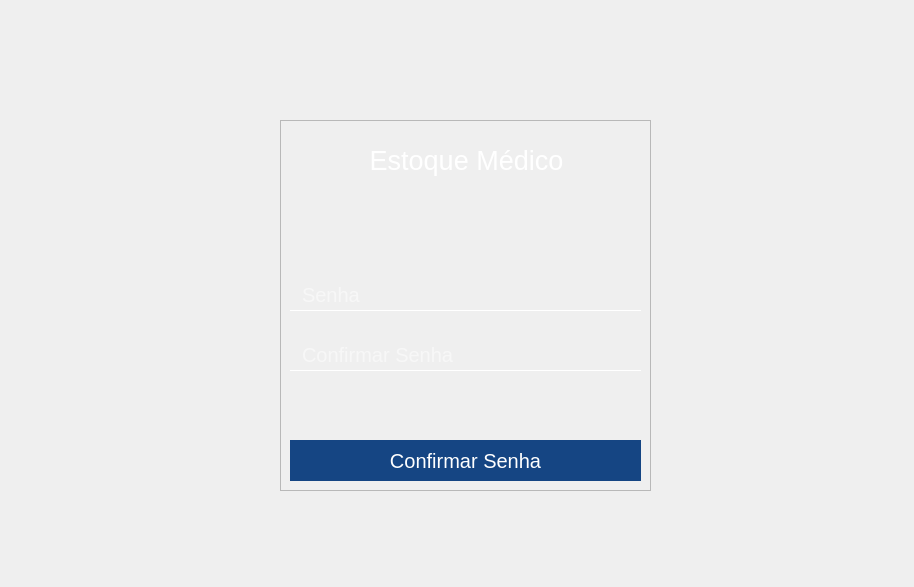
<?xml version="1.0" encoding="UTF-8"?>
<ui version="4.0">
 <class>Confirmar_Senha</class>
 <widget class="QMainWindow" name="Confirmar_Senha">
  <property name="geometry">
   <rect>
    <x>0</x>
    <y>0</y>
    <width>914</width>
    <height>587</height>
   </rect>
  </property>
  <property name="windowTitle">
   <string>MainWindow</string>
  </property>
  <widget class="QWidget" name="centralwidget">
   <widget class="QLabel" name="img_medico_fundo">
    <property name="geometry">
     <rect>
      <x>-80</x>
      <y>0</y>
      <width>1001</width>
      <height>601</height>
     </rect>
    </property>
    <property name="text">
     <string/>
    </property>
    <property name="pixmap">
     <pixmap>:/imagens/image 4imagem_medico.jpg</pixmap>
    </property>
    <property name="scaledContents">
     <bool>true</bool>
    </property>
   </widget>
   <widget class="QFrame" name="frame_recuperar_senha">
    <property name="geometry">
     <rect>
      <x>280</x>
      <y>120</y>
      <width>371</width>
      <height>371</height>
     </rect>
    </property>
    <property name="frameShape">
     <enum>QFrame::StyledPanel</enum>
    </property>
    <property name="frameShadow">
     <enum>QFrame::Raised</enum>
    </property>
    <widget class="QLabel" name="label_retangulo">
     <property name="geometry">
      <rect>
       <x>0</x>
       <y>0</y>
       <width>371</width>
       <height>371</height>
      </rect>
     </property>
     <property name="text">
      <string/>
     </property>
     <property name="pixmap">
      <pixmap resource="QRC_login.qrc">:/imagens/imagens/Rectangle_18backgroundarealogar-removebg-preview.png</pixmap>
     </property>
     <property name="scaledContents">
      <bool>true</bool>
     </property>
    </widget>
    <widget class="QLabel" name="label_estoque_medico">
     <property name="geometry">
      <rect>
       <x>6</x>
       <y>10</y>
       <width>361</width>
       <height>61</height>
      </rect>
     </property>
     <property name="text">
      <string>&lt;html&gt;&lt;head/&gt;&lt;body&gt;&lt;p align=&quot;center&quot;&gt;&lt;span style=&quot; font-size:20pt; color:#ffffff;&quot;&gt;Estoque Médico&lt;/span&gt;&lt;/p&gt;&lt;/body&gt;&lt;/html&gt;</string>
     </property>
    </widget>
    <widget class="QLineEdit" name="lineEdit_senha">
     <property name="geometry">
      <rect>
       <x>10</x>
       <y>160</y>
       <width>351</width>
       <height>31</height>
      </rect>
     </property>
     <property name="styleSheet">
      <string notr="true">QLineEdit{
   border:none;
   border-bottom: 1px solid #fff; 
   background-color: transparent;
   color:#fff;
   font-size: 20px;
   padding-left: 10px;

}</string>
     </property>
     <property name="placeholderText">
      <string>Senha</string>
     </property>
    </widget>
    <widget class="QLineEdit" name="lineEdit_confirmar_senha">
     <property name="geometry">
      <rect>
       <x>10</x>
       <y>220</y>
       <width>351</width>
       <height>31</height>
      </rect>
     </property>
     <property name="styleSheet">
      <string notr="true">QLineEdit{
   border:none;
   border-bottom: 1px solid #fff; 
   background-color: transparent;
   color:#fff;
   font-size: 20px;
   padding-left: 10px;

}</string>
     </property>
     <property name="placeholderText">
      <string>Confirmar Senha</string>
     </property>
    </widget>
    <widget class="QPushButton" name="Button_confirmar_senha">
     <property name="geometry">
      <rect>
       <x>10</x>
       <y>320</y>
       <width>351</width>
       <height>41</height>
      </rect>
     </property>
     <property name="styleSheet">
      <string notr="true">QPushButton{
	color : #fffffffff;
	background-color : #154583;
	border : none;
	font-size: 20px;
	font-style: montserrat;
}</string>
     </property>
     <property name="text">
      <string>Confirmar Senha</string>
     </property>
    </widget>
    <zorder>label_retangulo</zorder>
    <zorder>lineEdit_senha</zorder>
    <zorder>lineEdit_confirmar_senha</zorder>
    <zorder>Button_confirmar_senha</zorder>
    <zorder>label_estoque_medico</zorder>
   </widget>
   <widget class="QLabel" name="lateral_esquerda">
    <property name="geometry">
     <rect>
      <x>0</x>
      <y>0</y>
      <width>61</width>
      <height>611</height>
     </rect>
    </property>
    <property name="text">
     <string/>
    </property>
    <property name="pixmap">
     <pixmap resource="QRC_login.qrc">:/imagens/imagens/barra_lateral_esquerda.png</pixmap>
    </property>
    <property name="scaledContents">
     <bool>true</bool>
    </property>
   </widget>
   <widget class="QLabel" name="label_efeito_senac_hub">
    <property name="geometry">
     <rect>
      <x>130</x>
      <y>-20</y>
      <width>331</width>
      <height>271</height>
     </rect>
    </property>
    <property name="text">
     <string/>
    </property>
    <property name="pixmap">
     <pixmap resource="QRC_login.qrc">:/imagens/imagens/Group_37hubacademyefeito-removebg-preview.png</pixmap>
    </property>
    <property name="scaledContents">
     <bool>true</bool>
    </property>
   </widget>
   <widget class="QLabel" name="lateral_direita">
    <property name="geometry">
     <rect>
      <x>900</x>
      <y>0</y>
      <width>61</width>
      <height>611</height>
     </rect>
    </property>
    <property name="text">
     <string/>
    </property>
    <property name="pixmap">
     <pixmap resource="QRC_login.qrc">:/imagens/imagens/Group 10desenhoesquerdo_login.jpg</pixmap>
    </property>
    <property name="scaledContents">
     <bool>true</bool>
    </property>
   </widget>
   <widget class="QLabel" name="label_efeito_traseiro">
    <property name="geometry">
     <rect>
      <x>640</x>
      <y>380</y>
      <width>47</width>
      <height>111</height>
     </rect>
    </property>
    <property name="text">
     <string/>
    </property>
    <property name="pixmap">
     <pixmap resource="QRC_login.qrc">:/imagens/imagens/Frame_1efeitoatrasdaarealogar-removebg-preview.png</pixmap>
    </property>
    <property name="scaledContents">
     <bool>true</bool>
    </property>
   </widget>
   <zorder>img_medico_fundo</zorder>
   <zorder>lateral_esquerda</zorder>
   <zorder>label_efeito_senac_hub</zorder>
   <zorder>frame_recuperar_senha</zorder>
   <zorder>lateral_direita</zorder>
   <zorder>label_efeito_traseiro</zorder>
  </widget>
 </widget>
 <resources>
  <include location="QRC_login.qrc"/>
 </resources>
 <connections/>
</ui>
